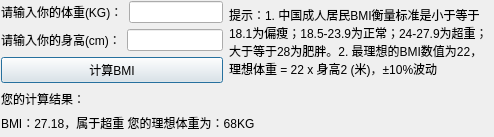
<?xml version="1.0" encoding="UTF-8"?>
<ui version="4.0">
 <class>BMI</class>
 <widget class="QDialog" name="BMI">
  <property name="geometry">
   <rect>
    <x>0</x>
    <y>0</y>
    <width>494</width>
    <height>137</height>
   </rect>
  </property>
  <property name="windowTitle">
   <string>人体BMI计算器</string>
  </property>
  <widget class="QWidget" name="layoutWidget">
   <property name="geometry">
    <rect>
     <x>1</x>
     <y>1</y>
     <width>491</width>
     <height>131</height>
    </rect>
   </property>
   <layout class="QVBoxLayout" name="verticalLayout_3">
    <item>
     <layout class="QHBoxLayout" name="horizontalLayout_3">
      <item>
       <layout class="QVBoxLayout" name="verticalLayout_2">
        <item>
         <layout class="QVBoxLayout" name="verticalLayout">
          <item>
           <layout class="QHBoxLayout" name="horizontalLayout">
            <item>
             <widget class="QLabel" name="label_weight">
              <property name="text">
               <string>请输入你的体重(KG)：</string>
              </property>
             </widget>
            </item>
            <item>
             <widget class="QLineEdit" name="lineEdit_weight">
              <property name="enabled">
               <bool>true</bool>
              </property>
             </widget>
            </item>
           </layout>
          </item>
          <item>
           <layout class="QHBoxLayout" name="horizontalLayout_2">
            <item>
             <widget class="QLabel" name="label_height">
              <property name="text">
               <string>请输入你的身高(cm)：</string>
              </property>
             </widget>
            </item>
            <item>
             <widget class="QLineEdit" name="lineEdit_height"/>
            </item>
           </layout>
          </item>
         </layout>
        </item>
        <item>
         <widget class="QPushButton" name="pushButton">
          <property name="text">
           <string>计算BMI</string>
          </property>
         </widget>
        </item>
       </layout>
      </item>
      <item>
       <widget class="QLabel" name="label_suggest">
        <property name="text">
         <string>提示：1. 中国成人居民BMI衡量标准是小于等于18.1为偏瘦；18.5-23.9为正常；24-27.9为超重；大于等于28为肥胖。2. 最理想的BMI数值为22，理想体重 = 22 x 身高2 (米)，±10%波动</string>
        </property>
        <property name="wordWrap">
         <bool>true</bool>
        </property>
       </widget>
      </item>
     </layout>
    </item>
    <item>
     <widget class="QLabel" name="label">
      <property name="text">
       <string>您的计算结果：</string>
      </property>
     </widget>
    </item>
    <item>
     <widget class="QLabel" name="label_result">
      <property name="text">
       <string>BMI：27.18，属于超重 您的理想体重为：68KG</string>
      </property>
     </widget>
    </item>
   </layout>
  </widget>
 </widget>
 <resources/>
 <connections/>
</ui>
